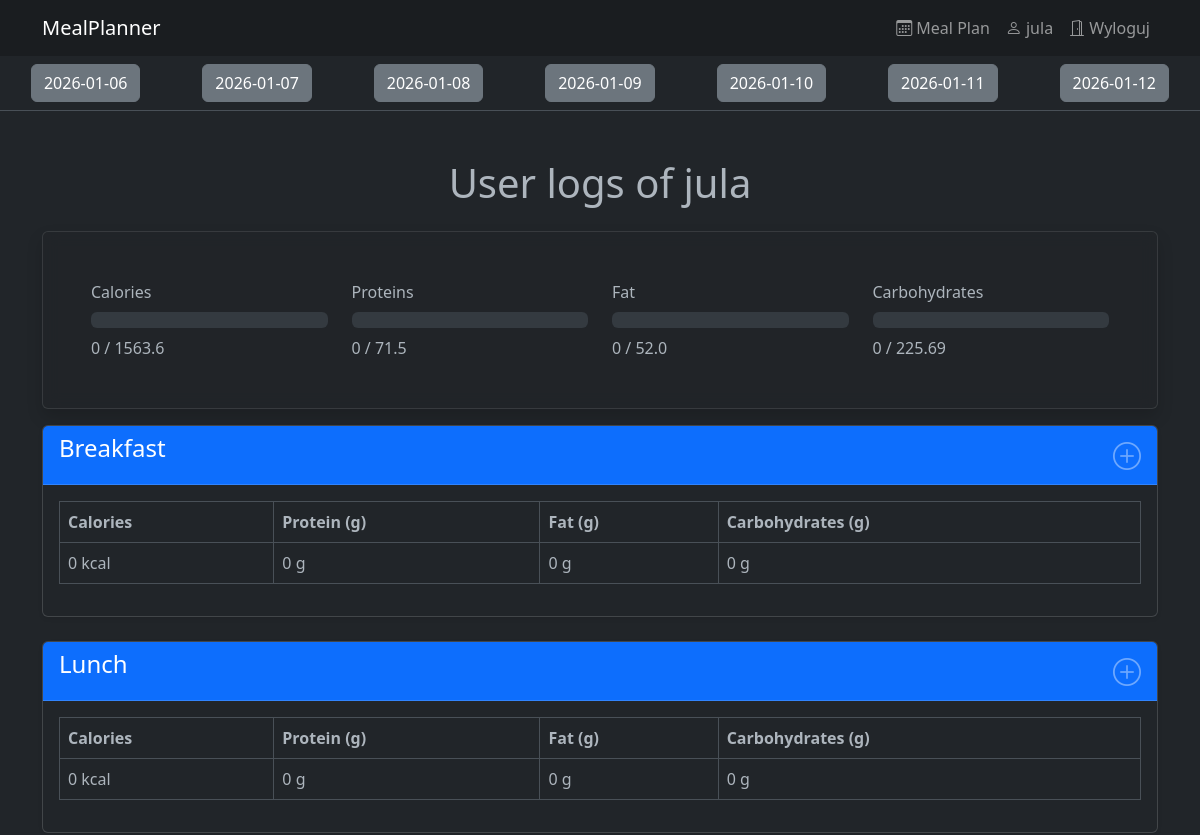
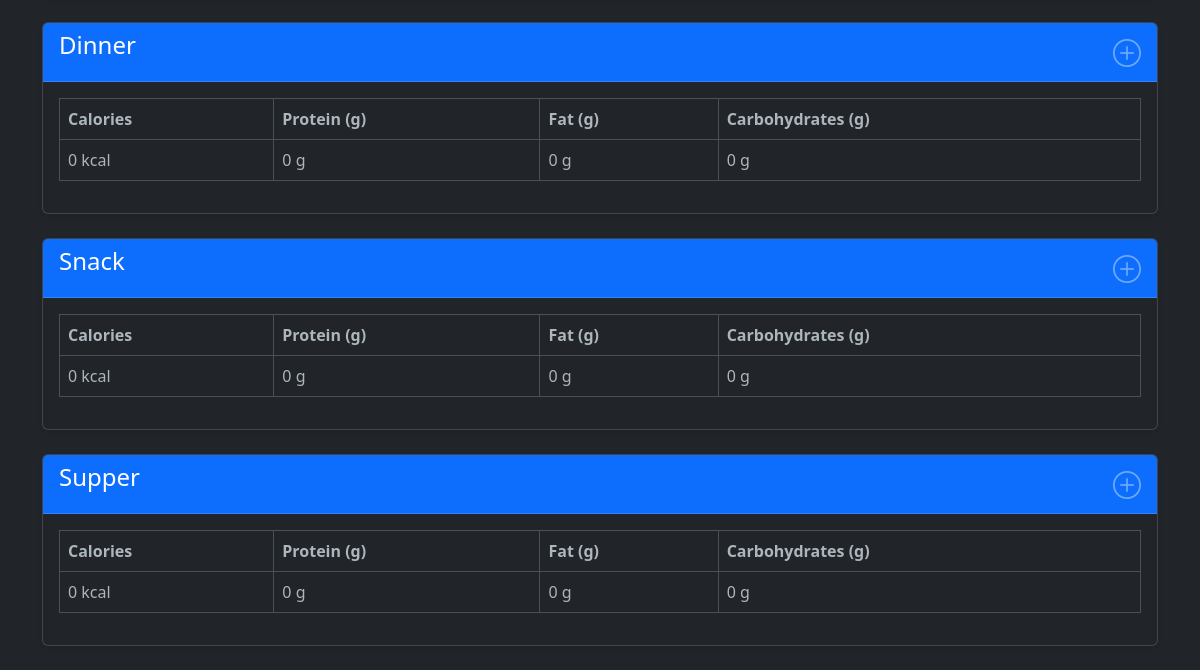
/food_logs/?date=2026-01-09 (signed in), run on an earlier commit of the app's database (2 pictures, top to bottom).
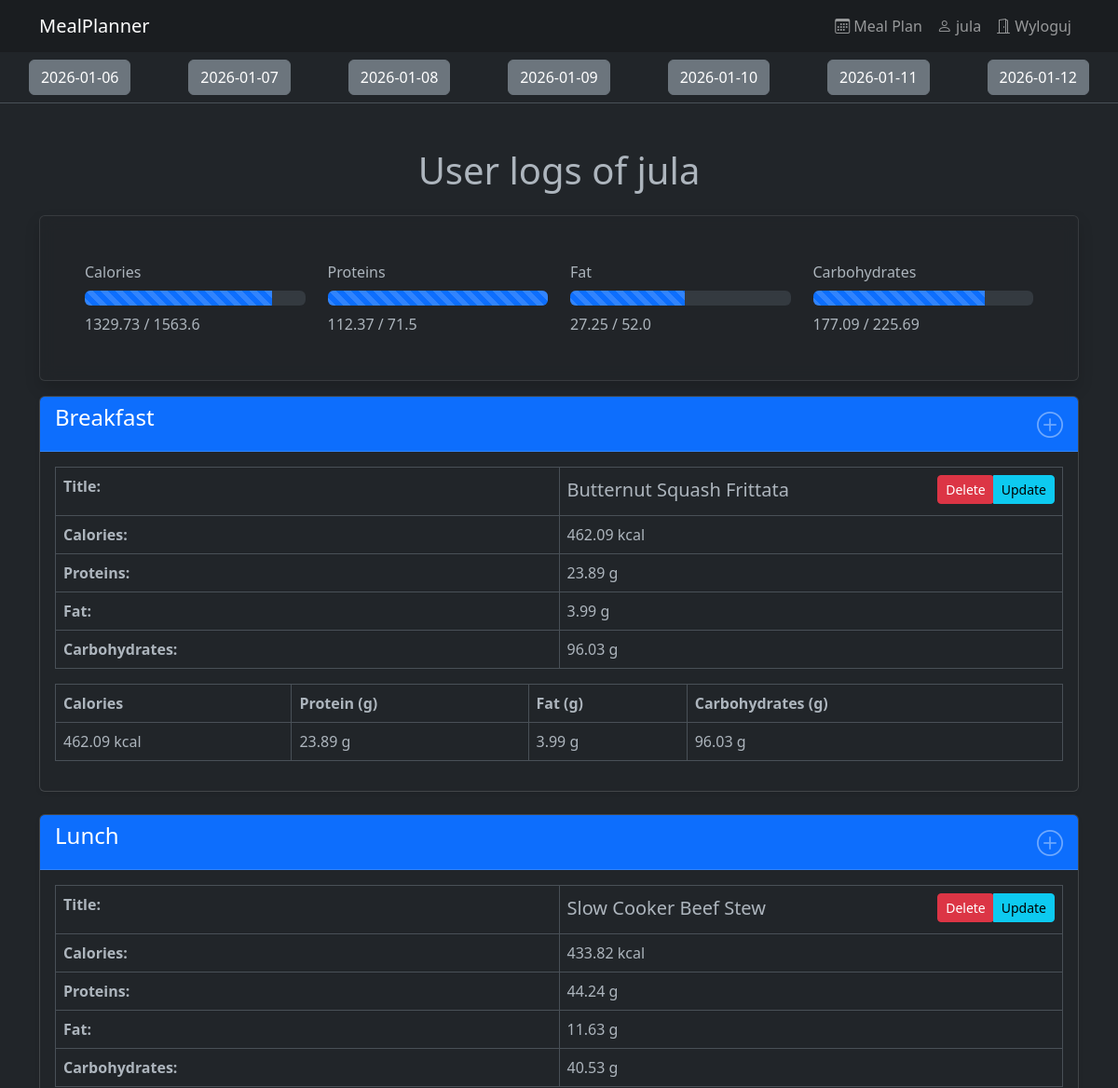
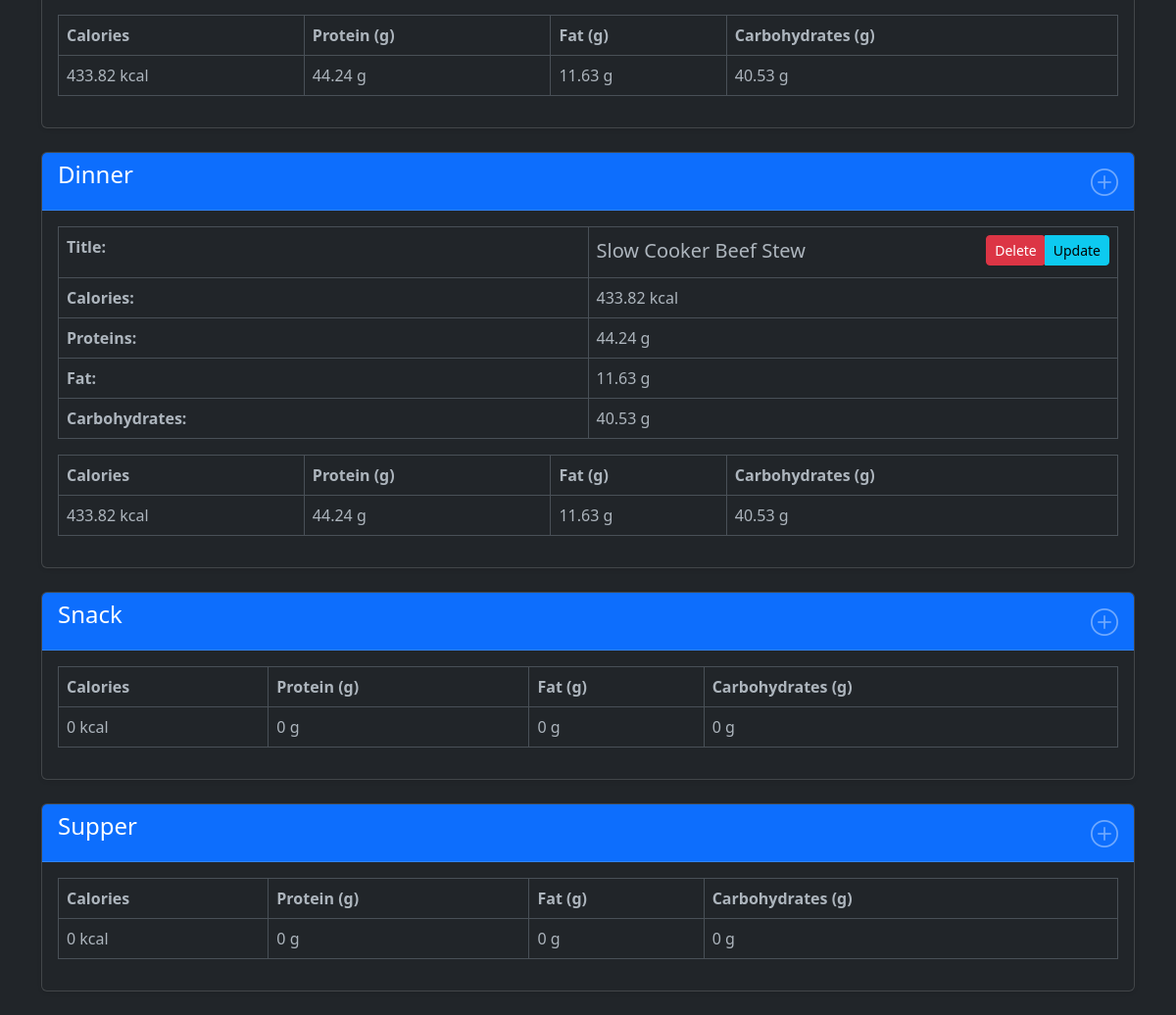
And on a later commit of the database (2 pictures, top to bottom).
### recipes/models.py (models this page shows, shortened)
class FoodLog(models.Model):
    user=models.ForeignKey(User,on_delete=models.CASCADE,related_name='logs')
    date=models.DateField()
    meal_type=models.CharField(max_length=20,choices=MealType.choices)
    recipe=models.ForeignKey(Recipe,blank=True,null=True,on_delete=models.CASCADE)
    custom_title = models.CharField(blank=True,null=True,max_length=300)
    custom_calories = models.DecimalField(blank=True,null=True,max_digits=6, decimal_places=2)
    custom_protein = models.DecimalField(blank=True,null=True,max_digits=5, decimal_places=2)
    custom_carbohydrates = models.DecimalField(blank=True,null=True,max_digits=5, decimal_places=2)
    custom_fat = models.DecimalField(blank=True,null=True,max_digits=5, decimal_places=2)
    servings = models.IntegerField()
    created_at = models.DateTimeField(auto_now_add=True)

### recipes/views.py (the view)
# urls.py: path('', certain_food_log, name='food_logs'),
@login_required
def certain_food_log(request: HttpRequest) -> HttpResponse:
    date_str = request.GET.get('date')
    date = get_date(date_str)
    dates = [date + timedelta(days=i) for i in range(-3, 4)]
    food_logs = get_certain_food_log(user=request.user, date=date)
    day_macros = get_day_macros(user=request.user, date=date)
    summed_day_macroelements = sum_day_macros(user=request.user, date=date)
    percentages = get_macroelements_percentages(actual_macroelements=summed_day_macroelements, user=request.user)
    return render(request, 'food_logs/certain_food_log.html', {
        'user': request.user,
        'food_logs_types': food_logs,
        'day_macros': day_macros,
        'dates': dates,
        'this_date': date,
        'calculated_macroelements': request.user.profile.macronutrients,
        'summed_day_macroelements': summed_day_macroelements,
        'percentages': percentages,
    })

### domain/food_log.py (called while the page is built)
def get_date(date_str: str) -> datetime:
    if date_str:
        try:
            date = datetime.strptime(date_str, '%Y-%m-%d').date()
        except ValueError:
            date = datetime.today()
    else:
        date = datetime.today()
    return date

def sum_macros(logs):
    if not logs.exists():
        return {'calories': 0, 'protein': 0, 'fat': 0, 'carbohydrates': 0}
    else:
        macroelements_list = list(map(get_entry_macros, logs))
        return reduce(
            lambda acc, item: {
                'calories': acc['calories'] + item['calories'],
                'protein': acc['protein'] + item['protein'],
                'fat': acc['fat'] + item['fat'],
                'carbohydrates': acc['carbohydrates'] + item['carbohydrates']
            },
            macroelements_list,
            {'calories': 0, 'protein': 0, 'fat': 0, 'carbohydrates': 0}
        )

def get_macroelements_percentages(actual_macroelements, user: User):
    goals = user.profile.macronutrients
    return {
        'calories': round(float(actual_macroelements['calories']) / goals['calories'] * 100),
        'protein': round(float(actual_macroelements['protein']) / goals['protein'] * 100),
        'fat': round(float(actual_macroelements['fat']) / goals['fat'] * 100),
        'carbohydrates': round(float(actual_macroelements['carbohydrates']) / goals['carbohydrates'] * 100)
    }

def sum_day_macros(user: User, date) -> dict:
    food_logs = FoodLog.objects.filter(user=user, date=date)
    return sum_macros(food_logs)

def get_day_macros(user: User, date) -> dict:
    food_logs_type = [(
        meal_type.value,
        FoodLog.objects.filter(user=user, date=date, meal_type=meal_type.value)
    ) for meal_type in MealType]
    return dict(
        map(
            lambda item: (item[0], sum_macros(item[1])),
            food_logs_type
        )
    )

### users/models.py (called while the page is built, shortened)
    @property
    def macronutrients(self):
        if self.target_macros:
            return {
                'calories': float(self.target_macros.calories),
                'protein': float(self.target_macros.protein),
                'fat': float(self.target_macros.fat),
                'carbohydrates': float(self.target_macros.carbohydrates)
            }

### templates/food_logs/certain_food_log.html (shortened to what this page needs)
{% extends 'base.html' %}
{% block content %}
    <table class="table table-hover bg-dark-subtle  mt-0 text-center w-100">
        <tbody>
        <tr>
            {% for date in dates %}
                <td>
                    <a href="?date={{ date|date:'Y-m-d' }}" class="btn btn-secondary">{{ date|date:'Y-m-d' }}</a>
                </td>
            {% endfor %}
        </tr>
        </tbody>
    </table>
    <div class="container mt-5">
        <h1 class="text-center mb-4">User logs of {{ user.username }}</h1>
        <div class="card shadow mb-3"
             style="background-color: rgba(33, 37, 41, 0.85);backdrop-filter: blur(8px);border: 1px solid rgba(255, 255, 255, 0.1);">
            <div class="card-body p-5">
                <div class="list-group-item">
                    <div class="row mb-2">
                        <div class="col-3">Calories</div>
                        <div class="col-3">Proteins</div>
                        <div class="col-3">Fat</div>
                        <div class="col-3">Carbohydrates</div>
                    </div>
                    <div class="row">
                        <div class="col-3">
                            <div class="progress mb-2">
                                <div class="progress-bar progress-bar-striped progress-bar-animated" role="progressbar"
                                     aria-valuenow={{ percentages.calories }} aria-valuemin="0" aria-valuemax="100"
                                     style="width: {{ percentages.calories }}%">
                                </div>
                            </div>
                            {{ summed_day_macroelements.calories }} / {{ calculated_macroelements.calories }}
                        </div>
                        <div class="col-3">
                            <div class="progress mb-2">
                                <div class="progress-bar progress-bar-striped progress-bar-animated" role="progressbar"
                                     aria-valuenow={{ percentages.protein }} aria-valuemin="0" aria-valuemax="100"
                                     style="width: {{ percentages.protein }}%">
                                </div>
                            </div>
                            {{ summed_day_macroelements.protein }} / {{ calculated_macroelements.protein }}
                        </div>
                        <div class="col-3">
                            <div class="progress mb-2">
                                <div class="progress-bar progress-bar-striped progress-bar-animated" role="progressbar"
                                     aria-valuenow={{ percentages.fat }} aria-valuemin="0" aria-valuemax="100"
                                     style="width: {{ percentages.fat }}%">
                                </div>
                            </div>
                            {{ summed_day_macroelements.fat }} / {{ calculated_macroelements.fat }}
                        </div>
                        <div class="col-3">
                            <div class="progress mb-2">
                                <div class="progress-bar progress-bar-striped progress-bar-animated" role="progressbar"
                                     aria-valuenow={{ percentages.carbohydrates }} aria-valuemin="0" aria-valuemax="100"
                                     style="width: {{ percentages.carbohydrates }}%">
                                </div>
                            </div>
                            {{ summed_day_macroelements.carbohydrates }} / {{ calculated_macroelements.carbohydrates }}
                        </div>
                    </div>
                </div>
            </div>
        </div>
        {% for meal_name, food_logs in food_logs_types.items %}
            <div class="card mb-4 shadow-sm">
                <div class="card-header bg-primary text-white d-flex justify-content-between">
                    <h4>{{ meal_name.capitalize }}</h4>
                    <a href="{% url 'add_food_log' date=this_date|date:'Y-m-d' meal_type=meal_name %}">
                        <i class="bi bi-plus-circle fs-3"></i>
                    </a>
                </div>
                <div class="card-body">
                    {% for log in food_logs %}
                        <table class="table table-bordered">
                            <tbody>
                            <tr>
                                <th class="w-50">Title:</th>
                                <td>
                                    <div class="d-flex justify-content-between align-items-center mb-1">
                                        <h5 class="mb-0">{{ log.recipe_title }}</h5>
                                        <div class="btn-group">
                                            <form method="POST" action="{% url 'delete_food_log' log.id %}"
                                                  style="display: inline;">
                                                <button type="submit"
                                                        class="btn btn-sm btn-danger"
                                                        onclick="return confirm('Are you sure you want to delete this log?')">
                                                    Delete
                                                </button>
                                            </form>
                                            <a href="{% url 'update_food_log' log.id %}" class="btn btn-sm btn-info">
                                                Update
                                            </a>
                                        </div>
                                    </div>
                                </td>
                            </tr>
                            <tr>
                                <th class="w-50">Calories:</th>
                                <td>{{ log.macroelement.calories }} kcal</td>
                            </tr>
                            <tr>
                                <th>Proteins:</th>
                                <td>{{ log.macroelement.protein }} g</td>
                            </tr>
                            <tr>
                                <th>Fat:</th>
                                <td>{{ log.macroelement.fat }} g</td>
                            </tr>
                            <tr>
                                <th>Carbohydrates:</th>
                                <td>{{ log.macroelement.carbohydrates }} g</td>
                            </tr>
                            </tbody>
                        </table>
                    {% endfor %}
                    <table class="table table-bordered">
                        <thead>
                        <tr>
                            <th>Calories</th>
                            <th>Protein (g)</th>
                            <th>Fat (g)</th>
                            <th>Carbohydrates (g)</th>
                        </tr>
                        </thead>
                        <tbody>
                        <tr>
                            {% for type, macros in day_macros.items %}
                                {% if type == meal_name %}
                                    <td>{{ macros.calories }} kcal</td>
                                    <td>{{ macros.protein }} g</td>
                                    <td>{{ macros.fat }} g</td>
                                    <td>{{ macros.carbohydrates }} g</td>
                                {% endif %}
                            {% endfor %}
                        </tr>
                        </tbody>
                    </table>
                </div>
            </div>
        {% endfor %}
    </div>
{% endblock %}

### templates/base.html (shortened to what this page needs)
<!DOCTYPE html>
<html data-bs-theme="dark">
<head>
    <link href="https://cdn.jsdelivr.net/npm/bootstrap@5.3.0/dist/css/bootstrap.min.css" rel="stylesheet">
    <link rel="stylesheet" href="https://cdn.jsdelivr.net/npm/bootstrap-icons@1.13.1/font/bootstrap-icons.min.css">
</head>
<body>
    <nav class="navbar navbar-expand-lg navbar-dark bg-dark-subtle">
        <div class="container">
            <a class="navbar-brand" href="/">MealPlanner</a>
            <ul class="navbar-nav ms-auto">
                <li class="nav-item">
                    <a class="nav-link" href="{% url 'meal_plan' %}">
                        <i class="bi bi-calendar3"></i> Meal Plan
                    </a>
                </li>
                <li class="nav-item">
                    <a class="nav-link" href="/profile/">
                        <i class="bi bi-person"></i> {{ user.username }}
                    </a>
                </li>
                <li class="nav-item">
                    <a class="nav-link" href="/logout/">
                        <i class="bi bi-door-open"></i> Wyloguj
                    </a>
                </li>
            </ul>
        </div>
    </nav>
    {% block content %}
    {% endblock %}
</body>
</html>

What changed in the data, as far as the page shows it:
added FoodLog: recipe_title "Butternut Squash Frittata", macroelement.calories "462.09", macroelement.protein "23.89", macroelement.fat "3.99", macroelement.carbohydrates "96.03", calories "462.09", protein "23.89", fat "3.99", carbohydrates "96.03"
added FoodLog: recipe_title "Slow Cooker Beef Stew"
added FoodLog: recipe_title "Slow Cooker Beef Stew"
Also different on the page:
{{ summed_day_macroelements.calories }}: "0" → "1329.73"
{{ summed_day_macroelements.protein }}: "0" → "112.37"
{{ summed_day_macroelements.fat }}: "0" → "27.25"
{{ summed_day_macroelements.carbohydrates }}: "0" → "177.09"
list line gone: "0 kcal 0 g 0 g 0 g"
new list line: "Title: Delete Update Calories: 433.82 kcal Proteins: 44.24 g Fat: 11.63 g Carbohydrates: 40.53 g 433.82 kcal 44.24 g 11.63 g 40.53 g"
